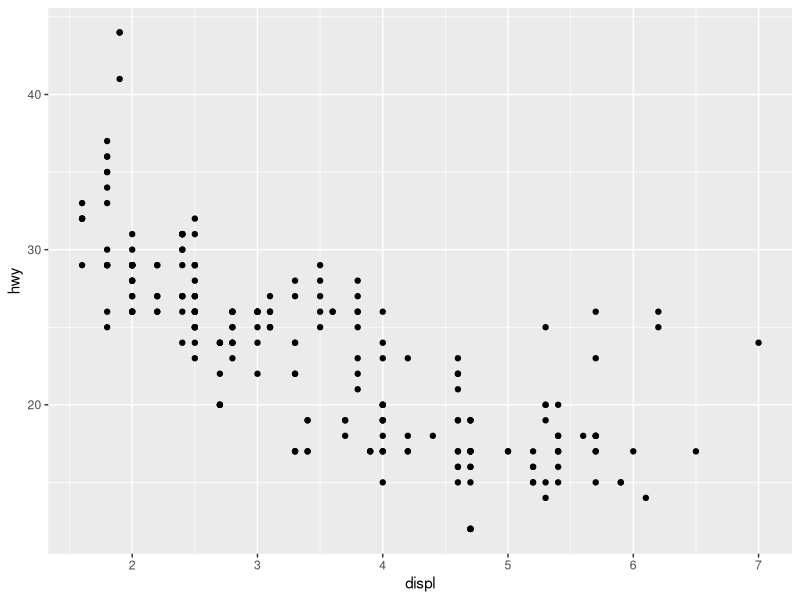
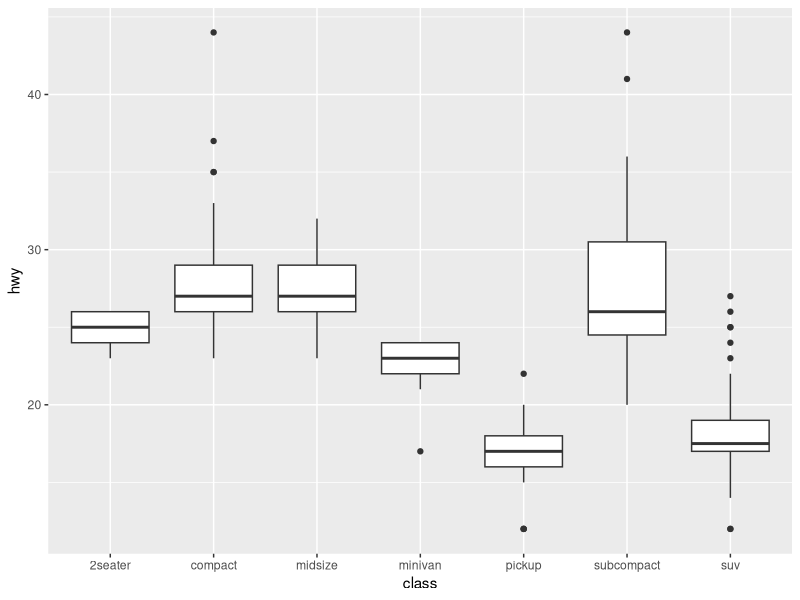
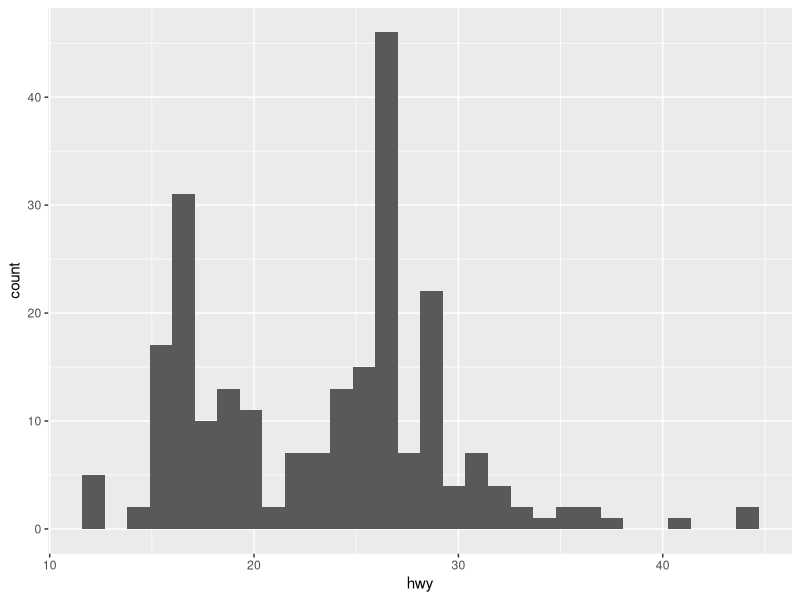
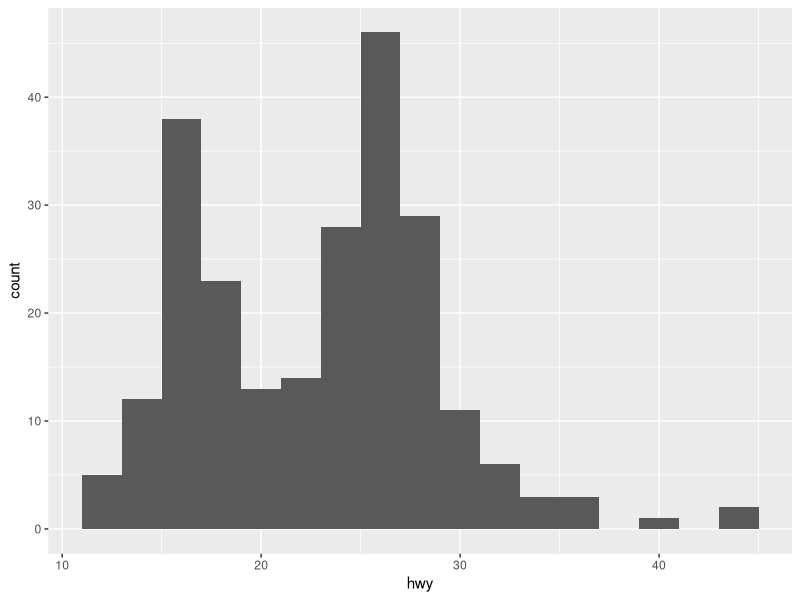
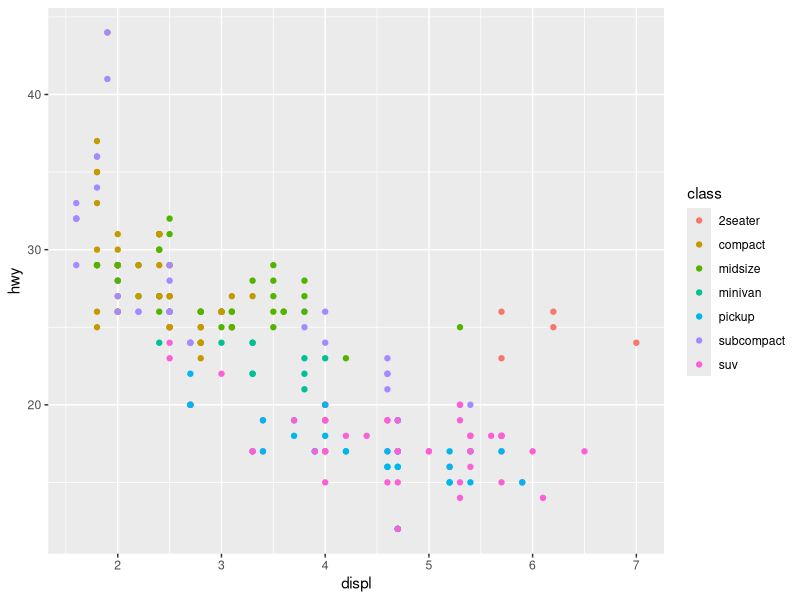
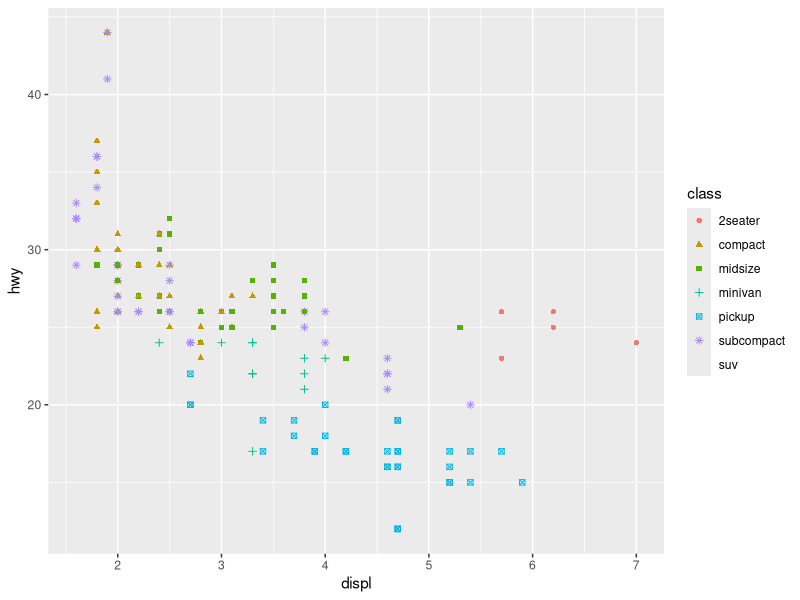
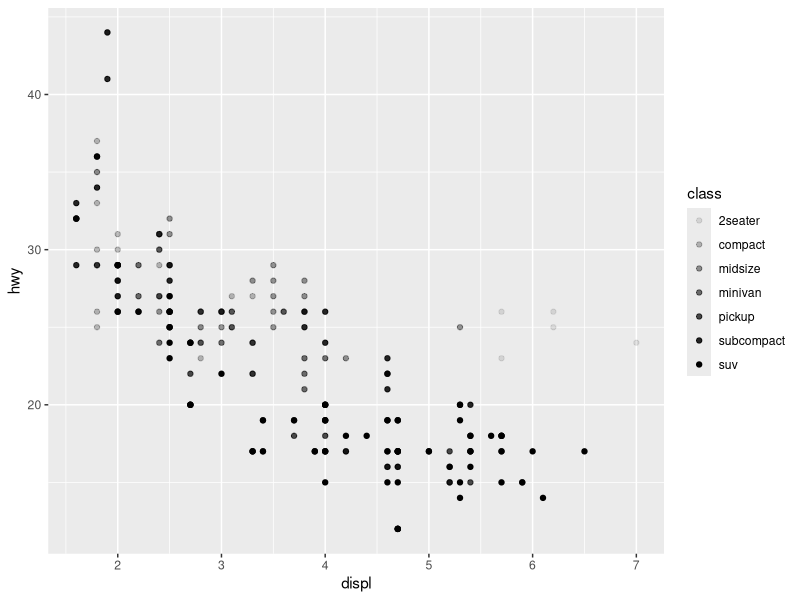
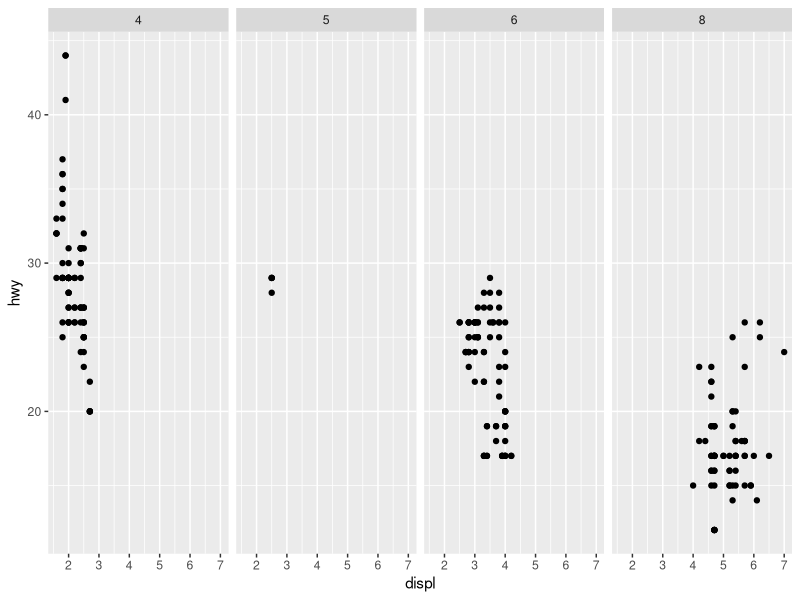

Generate these figures, in order, with R:
## ---- chunk 1
knitr::opts_chunk$set(echo = TRUE, comment = "")
library(tidyverse)
## ---- chunk 2
data(mpg)
summary(mpg)
## ---- chunk 3
ggplot(data = mpg) +
  geom_point(mapping = aes(x = displ, y = hwy))
## ---- chunk 4
ggplot(data = mpg) +
  geom_boxplot(mapping = aes(x = class, y = hwy))
## ---- chunk 5
ggplot(data = mpg) +
  geom_histogram(mapping = aes(x = hwy))
## ---- chunk 6
ggplot(data = mpg) +
  geom_histogram(mapping = aes(x = hwy), 
                 binwidth = 2)
## ---- chunk 7
c <- ggplot(data = mpg, mapping = aes(x = displ, y = hwy))

c + geom_point(mapping = aes(color = class))
c + geom_point(mapping = aes(shape = class, color = class))
c + geom_point(mapping = aes(alpha = class))
## ---- chunk 8
# Makes a plot that the commands below will modify
q <- ggplot(mpg) + geom_point(aes(x = displ, y = hwy))

q + facet_grid(. ~ cyl)
q + facet_grid(drv ~ .)
q + facet_grid(drv ~ cyl)
q + facet_wrap(~ class)
## ---- chunk 9
ggplot(data = mpg) +
  geom_bar(mapping = aes(x = class, color = class))
## ---- chunk 10
ggplot(mpg) + 
  geom_point(aes(displ, hwy)) +
  geom_smooth(aes(displ, hwy))
